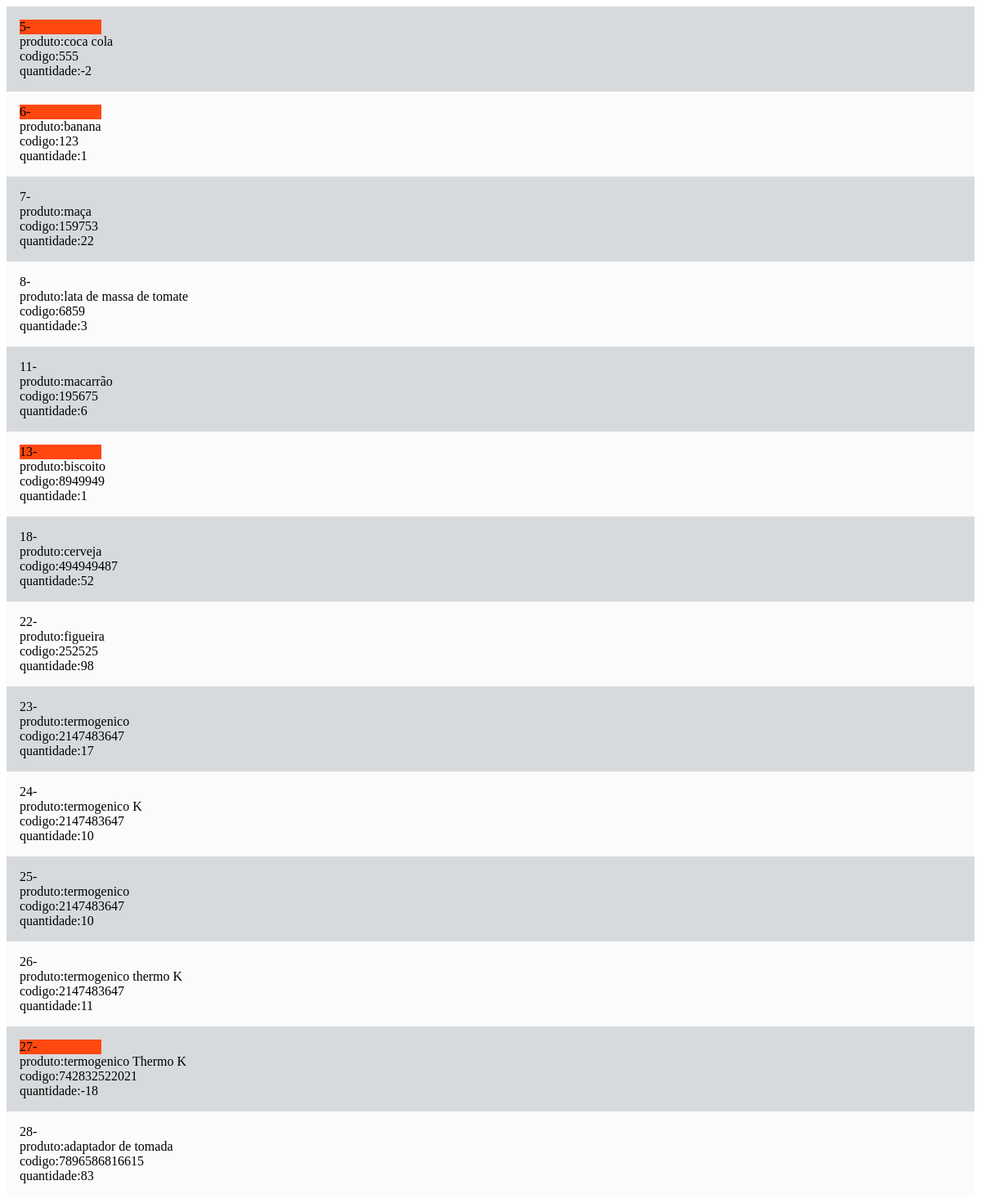
The app's page /listabkp.php with its own data.
### tables this page shows
CREATE TABLE IF NOT EXISTS `produto` (
`id` int(10) NOT NULL,
  `nome` varchar(50) NOT NULL,
  `codigo` varchar(50) DEFAULT NULL,
  `tipo` varchar(50) NOT NULL,
  `qtd` int(3) DEFAULT NULL
);

### listabkp.php (the view, shortened to what this page needs)
<div class="container">
  <?php
  $consulta= "SELECT * FROM produto";
  $produto=mysql_query($consulta);
  $contador = 1;
  while ($array = mysql_fetch_array($produto)) {
$contador++;
  ?>
  <?php
  if($contador % 2 == 0){
   ?><div class="row col-par"><?php
} else {
   ?><div class="row col-impar"><?php
}
?><?php
if ($array['qtd']<2) {
?><div class="col-md-3 col-id aviso"><?php
}else{?><div class="col-md-3 col-id"><?}?>
    <?=$array['id'] . "-"; ?></div>
      <div class="col-md-3"><?="produto:" . $array['nome'];?></div>
      <div class="col-md-3"><?="codigo:" . $array['codigo'];?> </div>
    <div class="col-md-3">  <?="quantidade:" . $array['qtd'];?> </div>
</div>
  <?php
  }
  ?>
</div>

### listabkp.php (style rules this page uses)
.aviso { background-color: #ff4810; }
.col-id { width: 100px; }
.col-par { background-color: #d7dadc; }
.col-impar { background-color: #fbfbfb; }
.row { padding: 16px; }

### records on screen
produto: id "5", nome "coca cola", codigo "555", qtd "-2"
produto: id "6", nome "banana", codigo "123", qtd "1"
produto: id "7", nome "maça", codigo "159753", qtd "22"
produto: id "8", nome "lata de massa de tomate", codigo "6859", qtd "3"
produto: id "11", nome "macarrão", codigo "195675", qtd "6"
produto: id "13", nome "biscoito", codigo "8949949", qtd "1"
produto: id "18", nome "cerveja", codigo "494949487", qtd "52"
produto: id "22", nome "figueira", codigo "252525", qtd "98"
produto: id "23", nome "termogenico", codigo "2147483647", qtd "17"
produto: id "24", nome "termogenico K", codigo "2147483647", qtd "10"
produto: id "25", nome "termogenico", codigo "2147483647", qtd "10"
produto: id "26", nome "termogenico thermo K", codigo "2147483647", qtd "11"
produto: id "27", nome "termogenico Thermo K", codigo "742832522021", qtd "-18"
produto: id "28", nome "adaptador de tomada", codigo "7896586816615", qtd "83"
